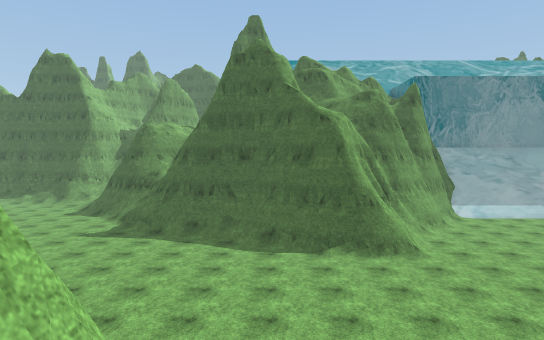
[1] (above)

21 first-person views from a walk through a scene from a Unity 3-D project. The camera is 1.5 m above the floor, tilts 2° down and sees 75° across. The floor is counted in squares, 2 m on a side. Each view is taken from the middle of a square. On the plan, view 1 faces up. The plan holds only what a view shows up to about 11 squares ahead; the rest is blank. The place goes on beyond the plan. The player character is not drawn. Some surface patterns are stand-ins.

[2]
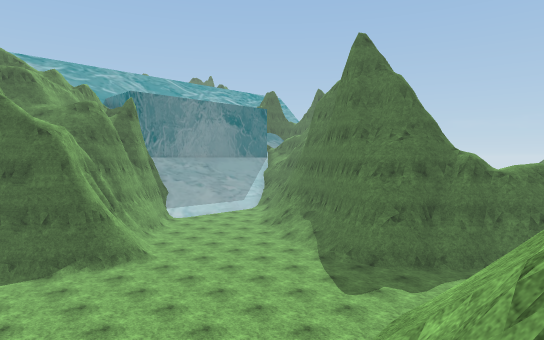

[3]
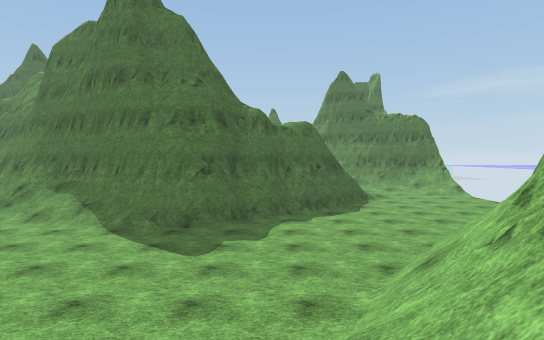

[4]
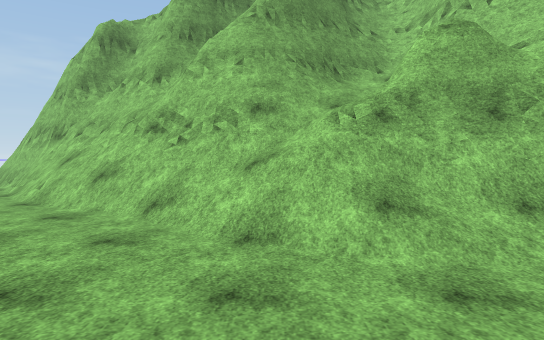

[5]
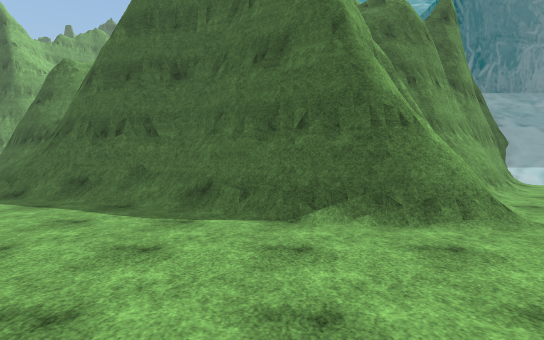

[6]
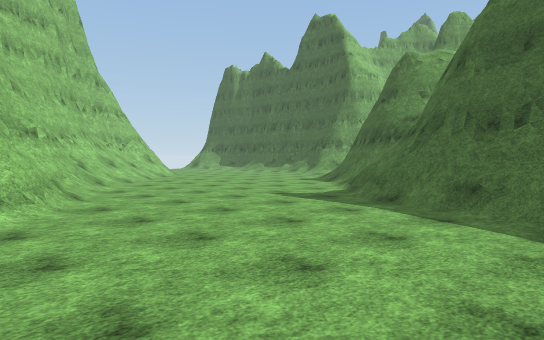

[7]
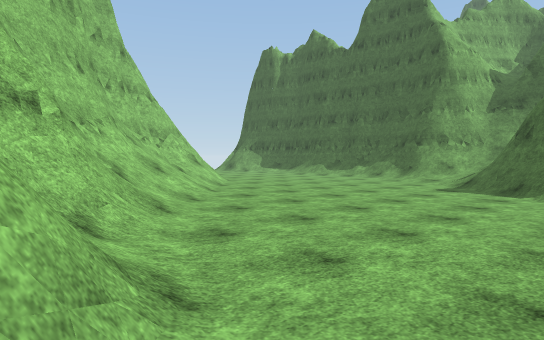

[8]
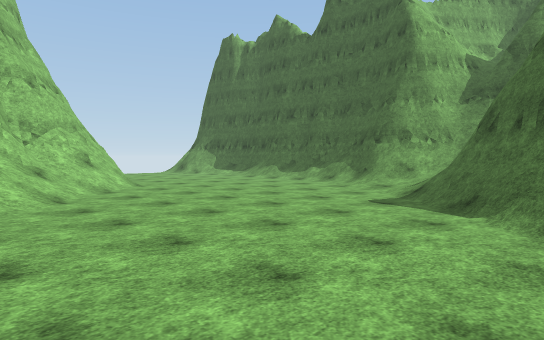

[9]
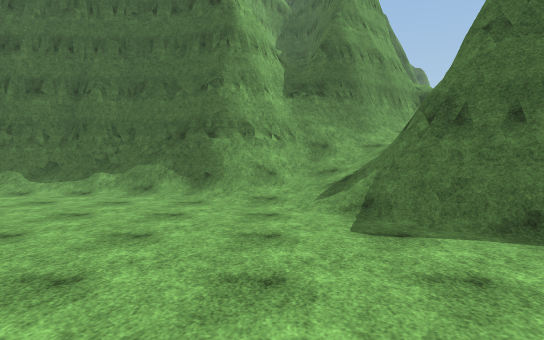

[10]
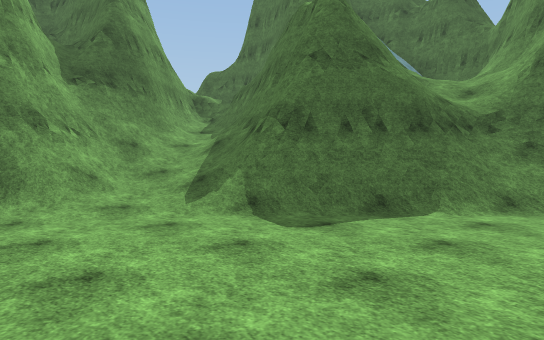

[11]
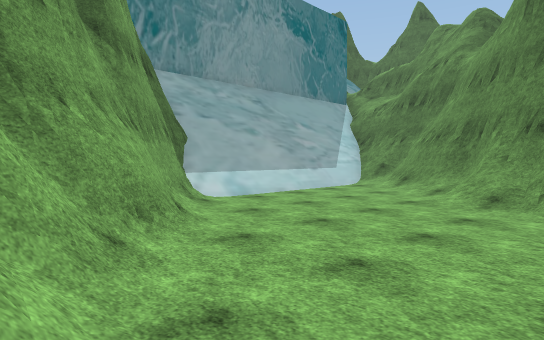

[12]
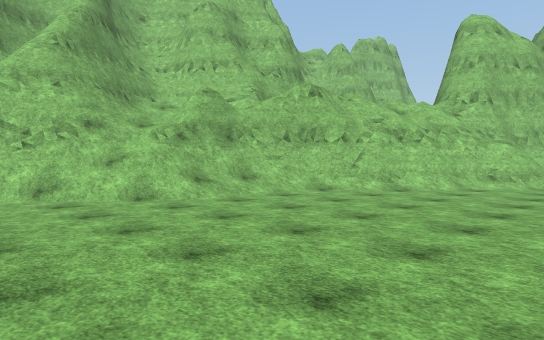

[13]
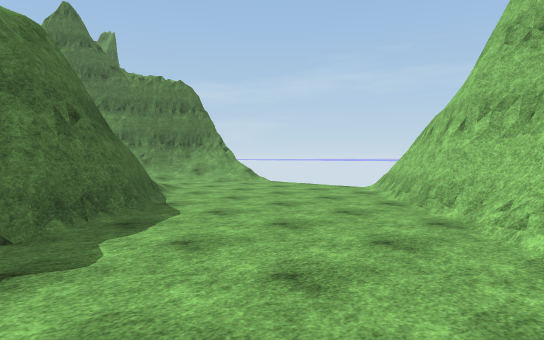

[14]
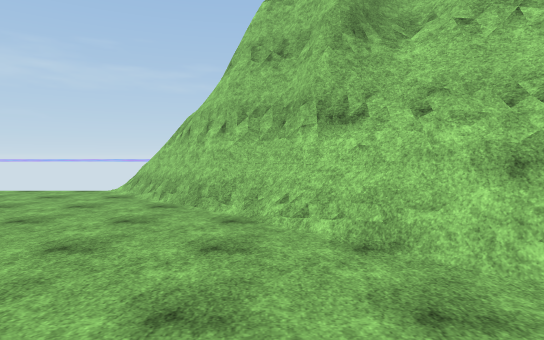

[15]
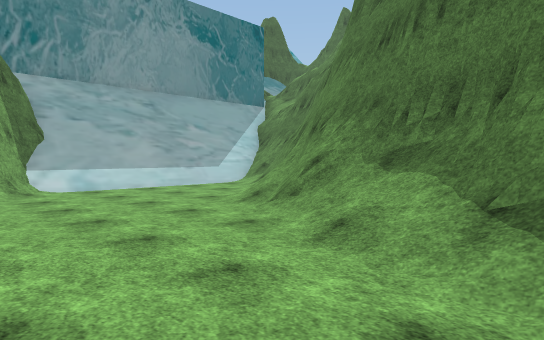

[16]
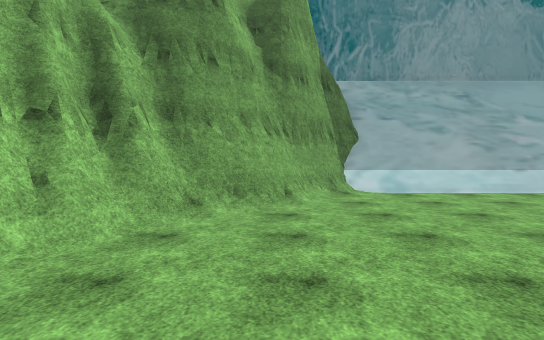

[17]
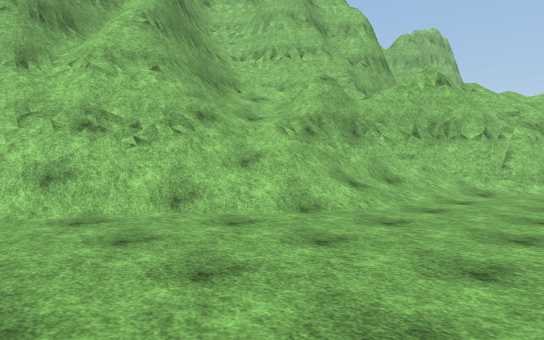

[18]
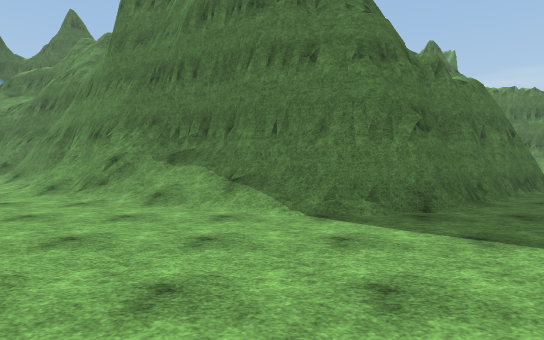

[19]
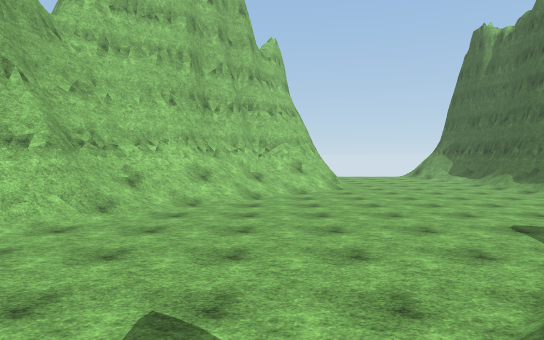

[20]
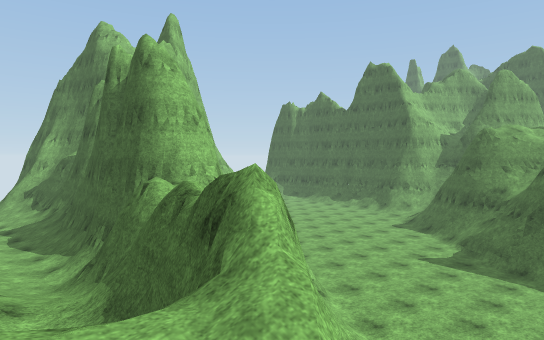

[21]
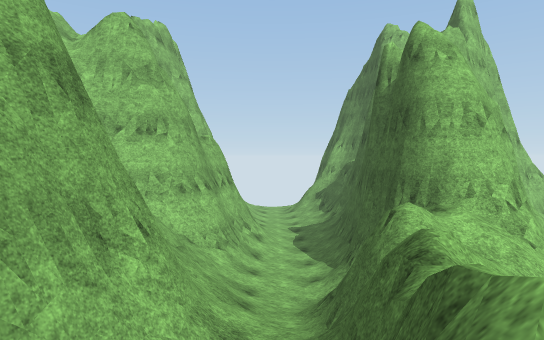

### Floor plan
Key: @ floor where view 1 was taken; # wall or solid block; x gap in a wall; . floor; / step, stairs or slope; = window, fence, low wall or low ledge; ^ raised ledge; v drop or lower ground.
Columns run from 15 left of view 1 to 12 right of it. Each row starts with its distance up from view 1.
 23         ##
 22      ####/#
 21 ######=///#
 20 /#=###///##
 19 ..//=///##
 18 ....////#             ######
 17 ....../##             #/////
 16 .......####           #/////
 15 ........##^#          #/////
 14 /........//#         ^/.....
 13 //........=##      ^^^......
 12 #//......../###^  ^^=/.....#
 11 #///.........//^^ ^=/.....##
 10 ###//........../^^#/.....=#^
  9   ##//...........#=/..../=^
  8   ####//................/=^
  7      ####/............./##
  6        ###/............/##
  5          ###...........###
  4  #######  ##//.........###
  3 vvvvvvv#   ##////.......##
  2  vvvvvvvvvvv/##///.......#
  1  ###vvvvvvvv//=/////.....##
  0   ###vv #####//@###//.....##
 -1     ##      #//####^#/.....#
 -2             ####  #####.....
 -3                      ###....
 -4                       ###...
 -5                         #...
 -6                         #x

Positions as (right, up) in squares from view 1, and headings:
1: (0, 0), facing up
2: (-1, -1), facing up-right
3: (0, 2), facing right
4: (1, 6), facing down
5: (1, 5), facing up
6: (-1, 6), facing up-left
7: (-6, 7), facing up-left
8: (-6, 10), facing up-left
9: (-10, 12), facing up
10: (-12, 13), facing up-right
11: (4, 9), facing up-right
12: (4, 9), facing down-left
13: (6, 2), facing down-right
14: (7, 2), facing down
15: (6, 6), facing up-right
16: (6, 7), facing up
17: (5, 6), facing down-left
18: (3, 6), facing right
19: (-4, 12), facing left
20: (-2, 1), facing up-left
21: (-3, 2), facing left
